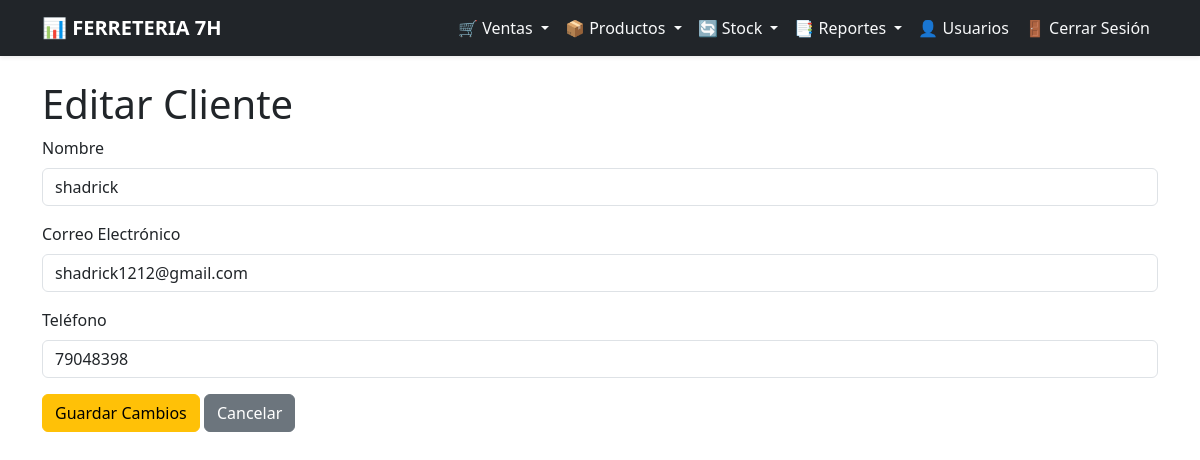
Screenshot of /sales/clients/edit/82/ (signed in) with the database file from the repository.
### sales/models.py (models this page shows)
class Cliente(models.Model):
    nombre = models.CharField(max_length=255)
    email = models.EmailField(blank=True, null=True, unique=False)  # Ya no es único cuando está vacío
    telefono = models.CharField(max_length=20, blank=True, default="")

### sales/views.py (the view, shortened to what this page needs)
# urls.py: path('clients/edit/<int:client_id>/', EditClientView.as_view(), name='edit_client'),
@method_decorator(login_required, name='dispatch')
class EditClientView(View):
    def get(self, request, client_id):
        cliente = get_object_or_404(Cliente, id=client_id)
        return render(request, "edit_client.html", {"cliente": cliente})

### sales/templates/edit_client.html (shortened to what this page needs)
{% extends 'base.html' %}
{% block content %}
<div class="container mt-4">
    <h1>Editar Cliente</h1>
    <form method="POST">
        <div class="mb-3">
            <label for="nombre" class="form-label">Nombre</label>
            <input type="text" id="nombre" name="nombre" class="form-control" value="{{ cliente.nombre }}" required>
        </div>
        <div class="mb-3">
            <label for="email" class="form-label">Correo Electrónico</label>
            <input type="email" id="email" name="email" class="form-control" value="{{ cliente.email }}">
        </div>
        <div class="mb-3">
            <label for="telefono" class="form-label">Teléfono</label>
            <input type="text" id="telefono" name="telefono" class="form-control" value="{{ cliente.telefono }}">
        </div>
        <button type="submit" class="btn btn-warning">Guardar Cambios</button>
        <a href="{% url 'clients_manage' %}" class="btn btn-secondary">Cancelar</a>
    </form>
</div>
{% endblock %}

### rows the page displays
Cliente: nombre "shadrick", email "shadrick1212@gmail.com", telefono "79048398"
